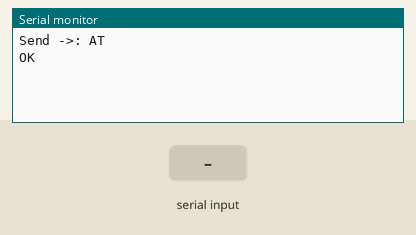
Recording of a sketch running on a simulated Arduino Mega 2560, built with avr-gcc and run on an emulated ATmega2560. Parts: the last lines printed to the serial monitor. Inputs (shaded band) come from the test bench. The modem accepts every AT command (registered, SIM ready, sends succeed) and sends nothing else.

Above: at 0.8 s.
0.9 s: "1" received over the second serial link
At 1.5 s:
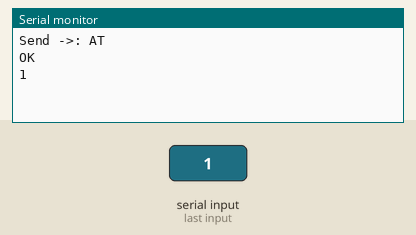
3.9 s: "0" received over the second serial link
At 4.9 s:
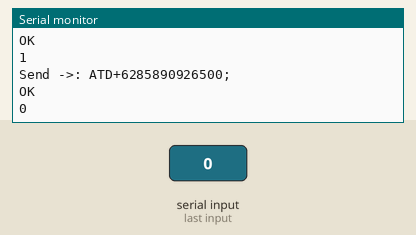
5.4 s: "2" received over the second serial link
At 6.1 s:
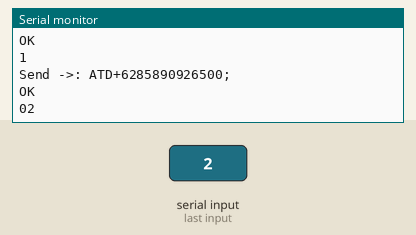

The sketch:

gsm_call.ino
```cpp
void setup()
{
  // Initialize serial communication with Arduino and the Arduino IDE (Serial Monitor)
  Serial.begin(115200);
  // Initialize serial communication with Arduino and the SIM800L module
  Serial2.begin(9600);

  gsm_send_serial("AT");

  gsm_send_serial("ATD+6285890926500;"); // Change ZZ with the country code and xxxxxxxxxxx with the phone number to dial

  delay(20000); // Wait for 20 seconds...

  gsm_send_serial("ATH");
}

void loop()
{
}

void gsm_send_serial(String command)
{
  Serial.println("Send ->: " + command);
  Serial2.println(command);
  long wtimer = millis();
  while (wtimer + 3000 > millis())
  {
    while (Serial2.available())
    {
      Serial.write(Serial2.read());
    }
  }
  Serial.println();
}
```

Measured:
- after the input at 0.9 s, the serial monitor: prints a new line at once (image 1)
- after the input at 3.9 s, the serial monitor: prints a new line at once (image 2)
- after the input at 5.4 s, the serial monitor: prints a new line at once (image 3)
